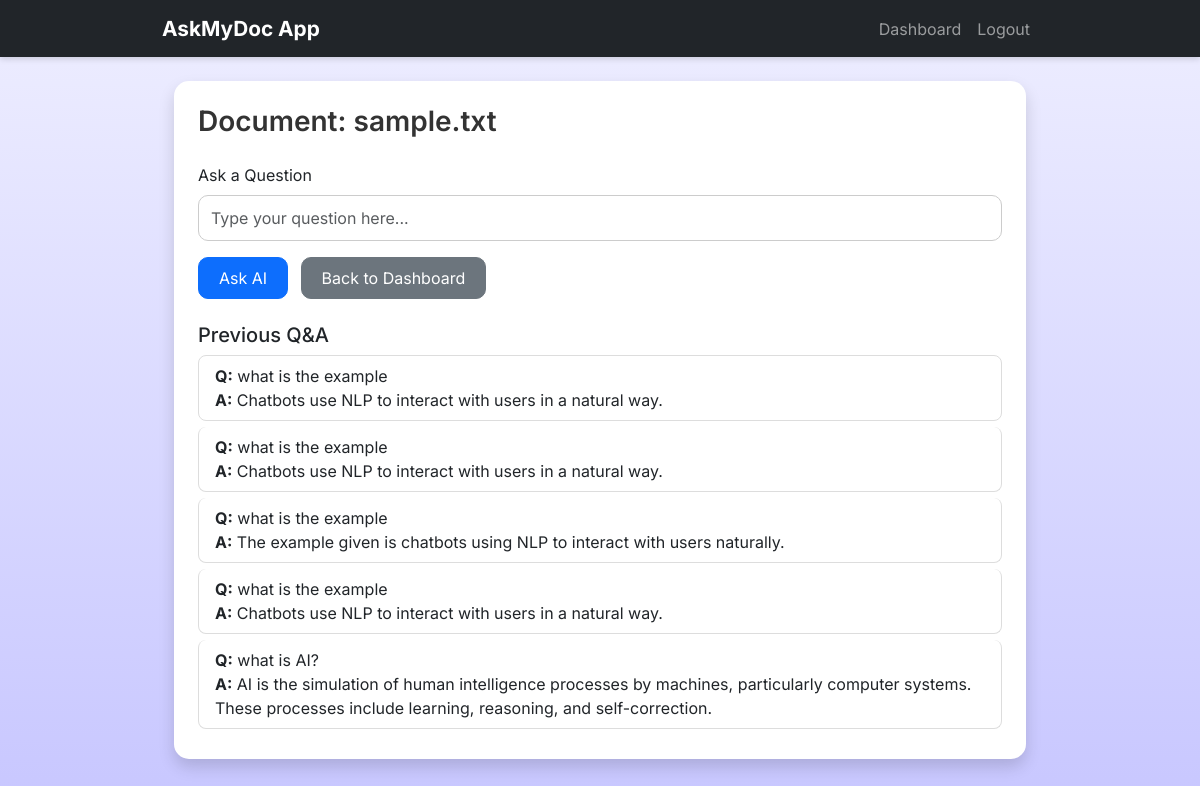
The page /document/sample.txt (signed in) on the database its author committed.
### backend/models.py (models this page shows)
class Document(db.Model):
    id = db.Column(db.Integer, primary_key=True)
    filename = db.Column(db.String(200), nullable=False)
    content = db.Column(db.Text, nullable=False)
    uploaded_at = db.Column(db.DateTime, default=datetime.utcnow)
    user_id = db.Column(db.Integer, db.ForeignKey("user.id"), nullable=False)
    qas = db.relationship("QAHistory", backref="document", lazy=True)

class QAHistory(db.Model):
    id = db.Column(db.Integer, primary_key=True)
    question = db.Column(db.Text, nullable=False)
    answer = db.Column(db.Text, nullable=False)
    timestamp = db.Column(db.DateTime, default=datetime.utcnow)
    document_id = db.Column(db.Integer, db.ForeignKey("document.id"), nullable=False)

### backend/app.py (the view)
@app.route("/document/<filename>")
def document_view(filename):
    if "user_id" not in session:
        flash("Please log in first.", "warning")
        return redirect(url_for("login"))
    document = Document.query.filter_by(filename=filename, user_id=session["user_id"]).first()
    if not document:
        flash("Document not found.", "danger")
        return redirect(url_for("dashboard"))
    session["document_id"] = document.id
    qas = QAHistory.query.filter_by(document_id=document.id).order_by(QAHistory.timestamp.desc()).all()
    return render_template(
        "document.html",
        filename=document.filename,
        qas=qas,
        username=session.get("username")
    )

### backend/templates/document.html (shortened to what this page needs)
{% extends "base.html" %}
{% block content %}
<div class="container mt-4">
    <div class="card shadow p-4">
        <h3>Document: {{ filename }}</h3>
        <form action="{{ url_for('ask') }}" method="POST" class="mt-3">
            <div class="mb-3">
                <label class="form-label">Ask a Question</label>
                <input class="form-control" type="text" name="question" placeholder="Type your question here..." required>
            </div>
            <button class="btn btn-primary">Ask AI</button>
            <a href="{{ url_for('dashboard') }}" class="btn btn-secondary ms-2">Back to Dashboard</a>
        </form>
        {% if qas %}
        <div class="mt-4">
            <h5>Previous Q&A</h5>
            <ul class="list-group">
                {% for qa in qas|sort(attribute='timestamp', reverse=True) %}
                <li class="list-group-item">
                    <strong>Q:</strong> {{ qa.question }}<br>
                    <strong>A:</strong> {{ qa.answer }}
                </li>
                {% endfor %}
            </ul>
        </div>
        {% endif %}
    </div>
</div>
{% endblock %}

### backend/static/style.css (style rules this page uses)
* { margin: 0; padding: 0; box-sizing: border-box; font-family: "Inter", sans-serif; }
.list-group-item { transition: background 0.3s, transform 0.15s; }
body { min-height: 100vh; background: linear-gradient(#eeeeff, #c8c7ff); }
.container { max-width: 900px; }
.card { border-radius: 15px; border: none; background: #fff; box-shadow: 0 6px 16px rgba(0, 0, 0, 0.1); }
.card h2, .card h3, .card h4 { font-weight: 600; color: #333; }
.form-control { border-radius: 10px; border: 1px solid #ccc; padding: 10px 12px; transition: border 0.2s, box-shadow 0.2s; }
.btn { border-radius: 10px; padding: 0.5rem 1.25rem; transition: transform 0.15s ease, background 0.2s; }
.list-group-item { border-radius: 8px !important; margin-bottom: 6px; border: 1px solid #ddd; transition: background 0.2s; }

### rows shown on the page
Document: filename "sample.txt"
QAHistory: question "what is the example", answer "Chatbots use NLP to interact with users in a natural way."
QAHistory: question "what is the example", answer "Chatbots use NLP to interact with users in a natural way."
QAHistory: question "what is the example", answer "The example given is chatbots using NLP to interact with users naturally."
QAHistory: question "what is the example", answer "Chatbots use NLP to interact with users in a natural way."
QAHistory: question "what is AI?", answer "AI is the simulation of human intelligence processes by machines, particularly computer systems. These processes include learning, reasoning, and self-correction."
